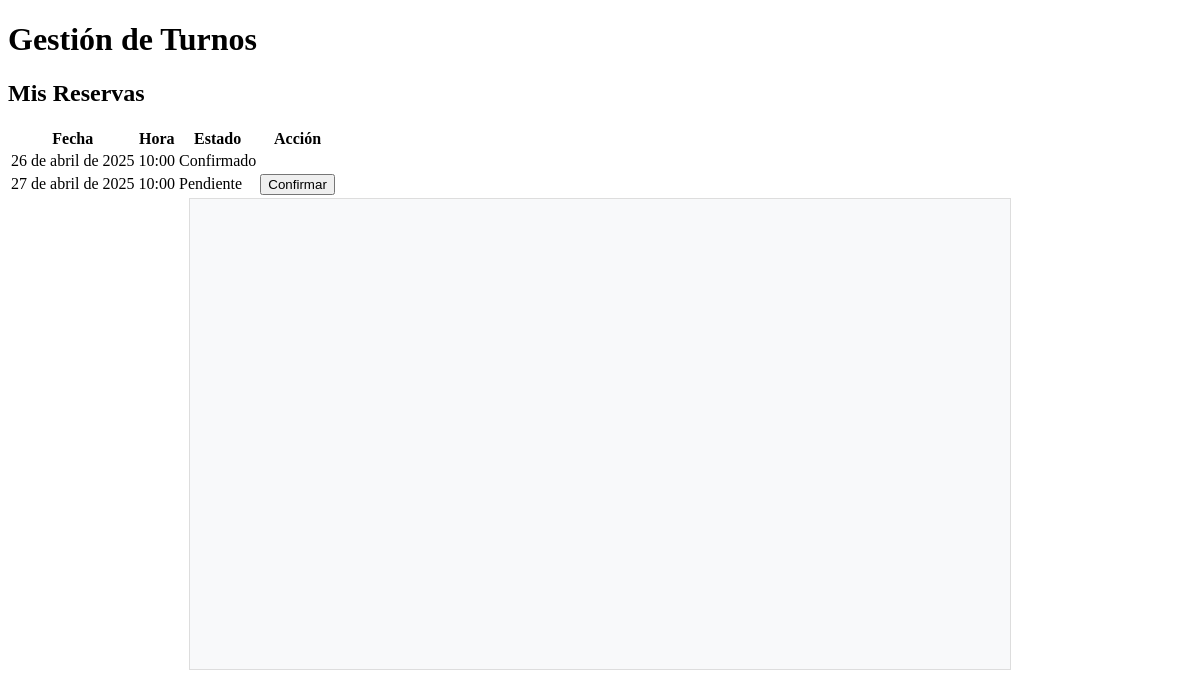
Page /reservas/mis-reservas/ (signed in) on the earlier database version.
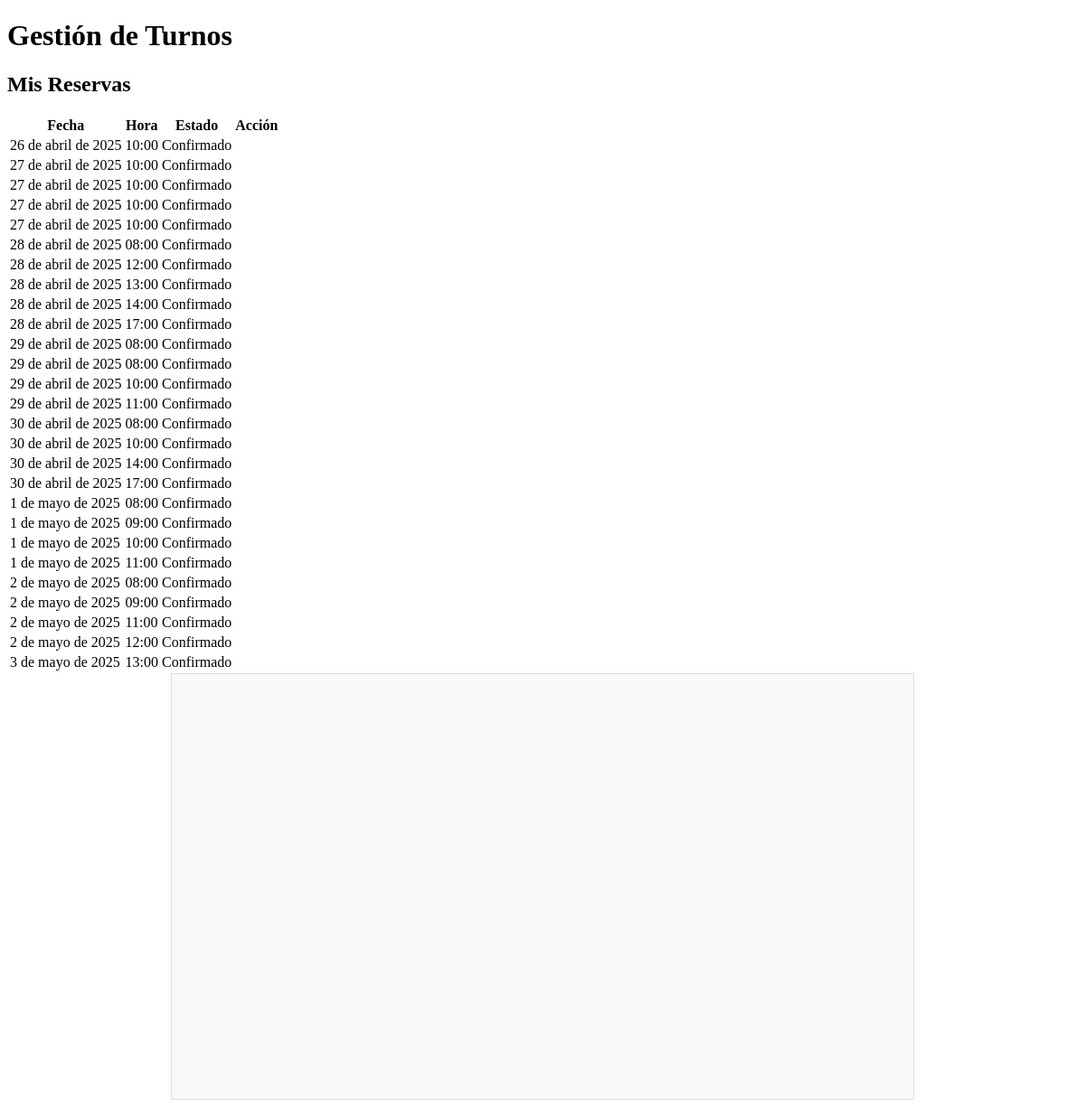
Same page on the later database version.
### reservations/models.py (models this page shows, shortened)
class Reservation(models.Model):
    user = models.ForeignKey(User, on_delete=models.CASCADE)
    date = models.DateField()
    time = models.TimeField()
    is_confirmed = models.BooleanField(default=False)

### reservations/views.py (the view)
# urls.py: path("mis-reservas/", reservations_list, name="reservations_list"),
@login_required
def reservations_list(request):
    print("Usuario autenticado:", request.user)
    reservas = Reservation.objects.filter(user=request.user).order_by("date", "time")
    return render(request, "reservations/list.html", {"reservas": reservas})

### reservations/templates/reservations/list.html (shortened to what this page needs)
{% extends "base.html" %}
{% block content %}
<h2>Mis Reservas</h2>
{% if reservas %}
    <table>
        <thead>
            <tr>
                <th>Fecha</th>
                <th>Hora</th>
                <th>Estado</th>
                <th>Acción</th>
            </tr>
        </thead>
        <tbody>
            {% for reserva in reservas %}
            <tr>
                <td>{{ reserva.date }}</td>
                <td>{{ reserva.time }}</td>
                <td>{% if reserva.is_confirmed %} Confirmado {% else %} Pendiente {% endif %}</td>
                <td>
                    {% if not reserva.is_confirmed %}
                        <form action="/reservas/confirmar/{{ reserva.id }}/" method="POST">
                            <button type="submit">Confirmar</button>
                        </form>
                    {% endif %}
                </td>
            </tr>
            {% endfor %}
        </tbody>
    </table>
{% else %}
    <p>No tienes reservas aún.</p>
{% endif %}
<div id="calendar-container">
    <div id="calendar"></div>
</div>
{% endblock %}

### templates/base.html (shortened to what this page needs)
<!DOCTYPE html>
<html lang="es">
<head>
    <link href="https://cdn.jsdelivr.net/npm/fullcalendar@6.1.17/main.min.css" rel="stylesheet">
</head>
<body>
    <header>
        <h1>Gestión de Turnos</h1>
    </header>
    <main>
        {% block content %}
        {% endblock %}
    </main>
</body>
</html>

### reservations/templates/reservations/list.html (style rules this page uses)
#calendar-container { max-width: 800px; margin: auto; padding: 10px; border: 1px solid #ddd; background: #f8f9fa; }
#calendar { height: 450px; max-width: 100%; }

Differences in the rows shown:
changed Reservation (number 2 of 27 on the later page): is_confirmed "Pendiente Confirmar" → "Confirmado"
added Reservation: date "27 de abril de 2025", time "10:00", is_confirmed "Confirmado"
added Reservation: date "27 de abril de 2025", time "10:00", is_confirmed "Confirmado"
added Reservation: date "27 de abril de 2025", time "10:00", is_confirmed "Confirmado"
added Reservation: date "28 de abril de 2025", time "08:00", is_confirmed "Confirmado"
added Reservation: date "28 de abril de 2025", time "12:00", is_confirmed "Confirmado"
added Reservation: date "28 de abril de 2025", time "13:00", is_confirmed "Confirmado"
added Reservation: date "28 de abril de 2025", time "14:00", is_confirmed "Confirmado"
added Reservation: date "28 de abril de 2025", time "17:00", is_confirmed "Confirmado"
added Reservation: date "29 de abril de 2025", time "08:00", is_confirmed "Confirmado"
added Reservation: date "29 de abril de 2025", time "08:00", is_confirmed "Confirmado"
added Reservation: date "29 de abril de 2025", time "10:00", is_confirmed "Confirmado"
added Reservation: date "29 de abril de 2025", time "11:00", is_confirmed "Confirmado"
added Reservation: date "30 de abril de 2025", time "08:00", is_confirmed "Confirmado"
added Reservation: date "30 de abril de 2025", time "10:00", is_confirmed "Confirmado"
added Reservation: date "30 de abril de 2025", time "14:00", is_confirmed "Confirmado"
added Reservation: date "30 de abril de 2025", time "17:00", is_confirmed "Confirmado"
added Reservation: date "1 de mayo de 2025", time "08:00", is_confirmed "Confirmado"
added Reservation: date "1 de mayo de 2025", time "09:00", is_confirmed "Confirmado"
added Reservation: date "1 de mayo de 2025", time "10:00", is_confirmed "Confirmado"
added Reservation: date "1 de mayo de 2025", time "11:00", is_confirmed "Confirmado"
added Reservation: date "2 de mayo de 2025", time "08:00", is_confirmed "Confirmado"
added Reservation: date "2 de mayo de 2025", time "09:00", is_confirmed "Confirmado"
added Reservation: date "2 de mayo de 2025", time "11:00", is_confirmed "Confirmado"
added Reservation: date "2 de mayo de 2025", time "12:00", is_confirmed "Confirmado"
added Reservation: date "3 de mayo de 2025", time "13:00", is_confirmed "Confirmado"
